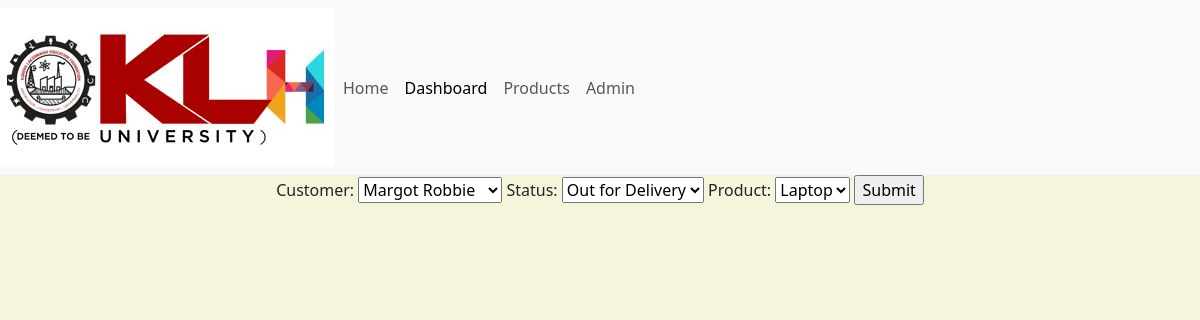
Page /update_order/8 on the committed database.
### ap/models.py (models this page shows)
class Order(models.Model):
    STATUS=(
        ('Pending','Pending'),
        ('Out for Delivery','Out for Delivery'),
        ('Delivered','Delivered')
    )
    customer=models.ForeignKey(Customer,null=True,on_delete=models.SET_NULL)
    status=models.CharField(max_length=100,null=True,choices=STATUS)
    product=models.ForeignKey(Product,null=True,on_delete=models.SET_NULL)

### ap/views.py (the view)
# urls.py: path('update_order/<str:pk>',views.updateOrder,name='update_order'),
def updateOrder(request,pk):
    order=Order.objects.get(id=pk)
    form=OrderForm(instance=order)
    if request.method=="POST":
        form=OrderForm(request.POST,instance=order)
        if form.is_valid():
            form.save()
            return redirect('/')
    context={'form':form}
    return render(request,'order_form.html',context)

### ap/forms.py
class OrderForm(ModelForm):
    class Meta:
        model=Order
        fields='__all__'

### ap/models.py (called while the page is built)
    def __str__(self):
        return self.Name

    def __str__(self):
        return self.Name

### templates/order_form.html (shortened to what this page needs)
{% extends 'base.html' %}
{% block content %}
<form action="" method="POST">
    {{form}}
    <input type="submit" name="submit">
</form>
{% endblock %}

### templates/base.html (style rules this page uses)
body { background-color: beige; text-align: center; margin: auto; padding: 0%; }

### rows in the picture
Order: customer "Margot Robbie", status "Out for Delivery", product "Laptop"
